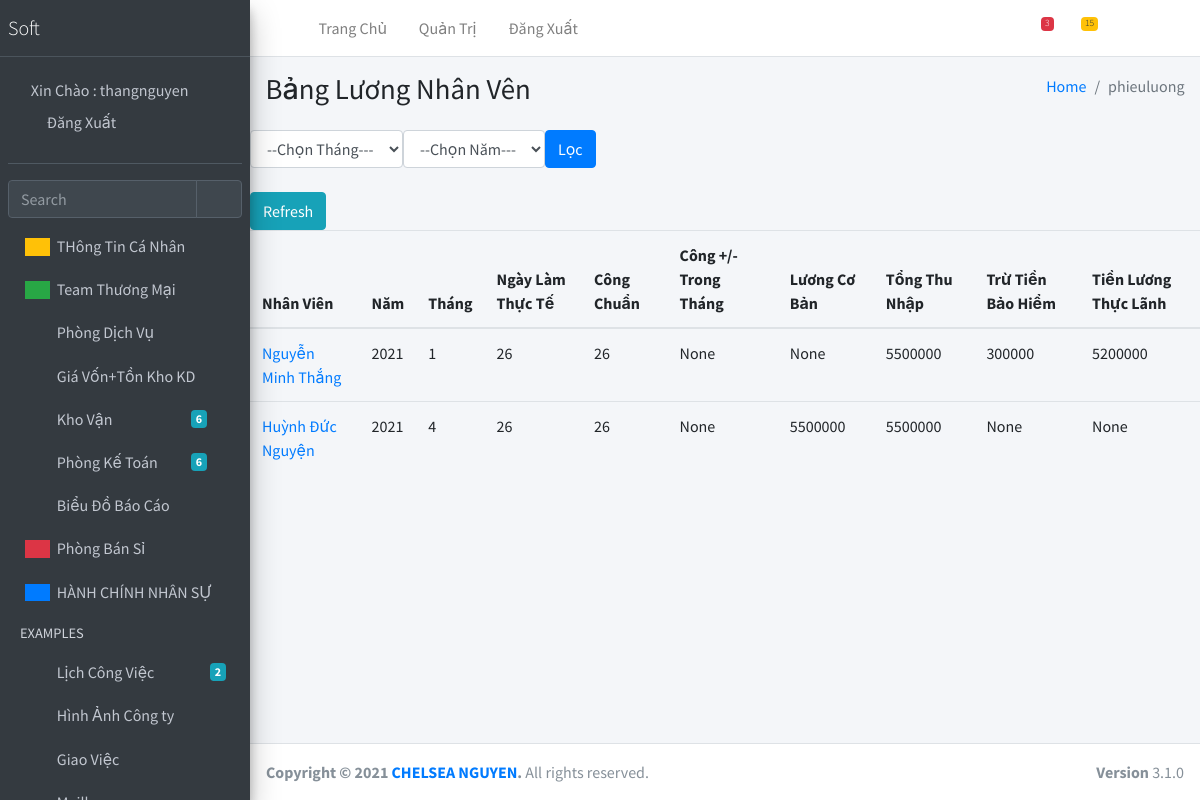
Screenshot of /phieu-luong-upload/ (signed in) with the database file from the repository.
### qlns/models.py (models this page shows, shortened)
class Phieuluong_upload(models.Model):
    nhanvien = models.ForeignKey(Nhanvien,on_delete=models.CASCADE)
    thang = models.CharField(default='',null=True, blank=True, max_length=255)
    nam = models.CharField(default='',null=True, blank=True, max_length=255)
    ngaylamthucte = models.CharField(default='', null=True, blank=True,max_length=255)
    congchuan = models.CharField(default='', null=True, blank=True,max_length=255)
    congthembot = models.CharField(default='',null=True, blank=True, max_length=255)
    luongcoban = models.CharField(default='',null=True, blank=True, max_length=255)
    phucap = models.CharField(default='',null=True, blank=True, max_length=255)
    tiendienthoai = models.CharField(default='', null=True, blank=True,max_length=255)
    tienxang = models.CharField(default='', null=True, blank=True,max_length=255)
    tiencom = models.CharField(default='',null=True, blank=True, max_length=255)
    luongtrachnhiem = models.CharField(default='',null=True, blank=True, max_length=255)
    tiendienthoaihotro = models.CharField(default='',null=True, blank=True, max_length=255)
    ngaynghikhongpep = models.CharField(default='',null=True, blank=True, max_length=255)
    truluongnghikhongphep = models.CharField(default='', null=True, blank=True,max_length=255)
    hotrobaohiemtrongluong = models.CharField(default='', null=True, blank=True,max_length=255)
    luoncnx2 = models.CharField(default='', null=True, blank=True,max_length=255)
    tongthunhap = models.CharField(default='', null=True, blank=True,max_length=255)
    trutienunggiuathang = models.CharField(default='',null=True, blank=True, max_length=255)
    trutienmatunggiuathang = models.CharField(default='', null=True, blank=True,max_length=255)
    trutiendienthoaicongtytraho = models.CharField(default='',null=True, blank=True, max_length=255)
    trunotrongthang = models.CharField(default='',null=True, blank=True, max_length=255)
    trubaohiem = models.CharField(default='', null=True, blank=True,max_length=255)
    trutienphat = models.CharField(default='',null=True, blank=True, max_length=255)
    truluongluyke = models.CharField(default='', null=True, blank=True,max_length=255)
    tienluongthuclanhcuoithang = models.CharField(default='',null=True, blank=True, max_length=255)
    nothangtruoc = models.CharField(default='', null=True, blank=True,max_length=255)
    muonnothangnay = models.CharField(default='', null=True, blank=True,max_length=255)
    trunotrongluong = models.CharField(default='',null=True, blank=True, max_length=255)
    thunotienmat = models.CharField(default='', null=True, blank=True, max_length=255)
    noconluanchuyensangthangsau = models.CharField(default='',null=True, blank=True, max_length=255)
    created_at = models.DateTimeField(auto_now_add=True)
    updated_at = models.DateTimeField(auto_now=True)
    class Meta:
        verbose_name = " UPLOAD PHIẾU LƯƠNG"
        verbose_name_plural = 'UPLOAD PHIẾU LƯƠNG'

class Nhanvien(models.Model):
    manv = models.CharField(default='',unique=True,max_length=255,verbose_name='Mã Nhân Viên')
    username = models.OneToOneField(User,on_delete=models.CASCADE,verbose_name='Tài Khoản Nhân Viên')
    tennv = models.CharField(default='', max_length=255, verbose_name='Họ Tên Nhân Viên')
    gioitinh = models.BooleanField(default='',verbose_name='Check - Nếu là nam')
    ngaysinh =models.DateField(verbose_name='Ngày Sinh')
    diachi = models.CharField(default='', max_length=255, verbose_name='Địa chỉ thường trú')
    quequan =models.CharField(default='', max_length=255, verbose_name='Quê Quán')
    cmnd = models.CharField(default='', max_length=12, verbose_name='CCID')
    cmnd_1 =models.ImageField(default='',null=True, blank=True,upload_to='img/', verbose_name='Ảnh mặt trước CCID')
    cmnd_2 =models.ImageField(default='',null=True, blank=True, upload_to='img/', verbose_name='Ảnh mặt sau CCID')
    avatar = models.ImageField(default='',null=True, blank=True, upload_to='img/', verbose_name='Ảnh chân dung')
    sdt = models.CharField(default='', unique=True, max_length=255, verbose_name='Số Điện Thoại')
    line= models.CharField(default='', max_length=255, verbose_name='Line nội bộ')
    email =models.CharField(default='',unique=True, null=True,blank=True ,max_length=255, verbose_name='Email')
    phongban = models.ForeignKey(Phongban,default='',null=True,blank=True,on_delete=models.CASCADE)
    tinhtrangcongviec = models.BooleanField(default='1',verbose_name='Check --- (nếu nhân viên chính thức) ')
    chuky1 =models.FileField(blank=True,null=True,verbose_name='Upload chữ ký 1 ')
    chuky2 = models.FileField(blank=True, null=True, verbose_name='Upload chữ ký 2 ')
    created_at = models.DateTimeField(auto_now_add=True)
    updated_at = models.DateTimeField(auto_now=True)
    class Meta:
        verbose_name = "NHÂN VIÊN"
        verbose_name_plural = 'NHÂN VIÊN'
    def __str__(self):
        return self.tennv

### qlns/views.py (the view, shortened to what this page needs)
# urls.py: path('phieu-luong-upload/',Phieuluongupload.as_view(), name='phieuluongupload'),
class Phieuluongupload(LoginRequiredMixin,View):
    login_url = 'login/'
    def get(self,request):
        pl = Phieuluong_upload.objects.all()
        context ={
            'pl':pl,
            'thang':[1,2,3,4,5,6,7,8,9,10,11,12],
            'nam':[2021,2022,2023],
        }
        return render(request,'phieuluongupload.html',context)

### templates/phieuluongupload.html (shortened to what this page needs)
{% extends 'base.html'%}
{%load static%}
 {% block cssnhanvien %}
  <link rel="stylesheet" href="{% static 'plugins/datatables-bs4/css/dataTables.bootstrap4.min.css'%}">
  <link rel="stylesheet" href="{% static 'plugins/datatables-responsive/css/responsive.bootstrap4.min.css'%}">
  <link rel="stylesheet" href="{% static 'plugins/datatables-buttons/css/buttons.bootstrap4.min.css'%}">
  <link rel="stylesheet" href="{% static 'dist/css/adminlte.min.css'%}">
  {%endblock%}
{% block phieuluongnhanvien%}
<div class="content-wrapper">
    <section class="content-header">
      <div class="container-fluid">
        <div class="row mb-2">
          <div class="col-sm-6">
            <h1>Bảng  Lương Nhân Vên</h1>
          </div>
          <div class="col-sm-6">
            <ol class="breadcrumb float-sm-right">
              <li class="breadcrumb-item"><a href="#">Home</a></li>
              <li class="breadcrumb-item active">phieuluong</li>
            </ol>
          </div>
        </div>
      </div>
    </section>
    <section>
         <form  method="post" class="form-inline" role="form">
              <div class="form-group">
                  <select name="thang" id="input" class="form-control"  required="required">
                         <option>--Chọn Tháng---</option>
                   </select>
                   <select name="nam" id="input" class="form-control"  required="required">
                        <option>--Chọn Năm---</option>
                   </select>
              </div>
              <button type="submit" name="filter"  class="btn btn-primary">Lọc</button>
         </form><br>
         <button type="submit" class="btn btn-info" onClick="refreshPage()">Refresh</button><br>
    </section>
    <section>
    <table class="table table-border table-responsive table-inverse">
              <thead>
                   <tr >
                    <th >Nhân Viên</th>
                    <th>Năm</th>
                    <th>Tháng</th>
                    <th>Ngày Làm Thực Tế </th>
                    <th>Công Chuẩn  </th>
                    <th>Công +/- Trong Tháng </th>
                    <th>Lương Cơ Bản</th>
                     <th>Tổng Thu Nhập</th>
                    <th>Trừ Tiền Bảo Hiểm</th>
                    <th>Tiền Lương Thực Lãnh </th>
                   </tr>
              </thead>
              <tbody>
               {% for item in pl%}
                   <tr>
                        <td><a methods="post" href="{% url 'xemphieuluong' item.id%}">{{item.nhanvien}}</a></td>
                        <td>{{item.nam}}</td>
                        <td>{{item.thang}}</td>
                        <td>{{item.ngaylamthucte}}</td>
                        <td>{{item.congchuan}}</td>
                        <td>{{item.congthembot}}</td>
                        <td>{{item.luongcoban}}</td>
                        <td>{{item.tongthunhap}}</td>
                        <td>{{item.trubaohiem}}</td>
                        <td>{{item.tienluongthuclanhcuoithang}}</td>
                   </tr>
                   {%endfor%}
              </tbody>
         </table>
    </section>
   </div>
{%endblock%}

### templates/base.html (shortened to what this page needs)
{%load static%}
<!DOCTYPE html>
<html lang="en">
<head>
  <link rel="stylesheet" href="{% static 'plugins/fontawesome-free/css/all.min.css'%}">
  <link rel="stylesheet" href="{% static 'https://code.ionicframework.com/ionicons/2.0.1/css/ionicons.min.css'%}">
  <link rel="stylesheet" href="{% static 'plugins/tempusdominus-bootstrap-4/css/tempusdominus-bootstrap-4.min.css'%}">
  <link rel="stylesheet" href="{% static 'plugins/icheck-bootstrap/icheck-bootstrap.min.css'%}">
  <link rel="stylesheet" href="{% static 'plugins/jqvmap/jqvmap.min.css'%}">
  <link rel="stylesheet" href="{% static 'dist/css/adminlte.min.css'%}">
  <link rel="stylesheet" href="{% static 'plugins/overlayScrollbars/css/OverlayScrollbars.min.css'%}">
  <link rel="stylesheet" href="{% static 'plugins/daterangepicker/daterangepicker.css'%}">
  <link rel="stylesheet" href="{% static 'plugins/summernote/summernote-bs4.min.css'%}">
  {% block cssnhanvien %}
  {%endblock%}
</head>
<body class="hold-transition sidebar-mini layout-fixed">
<div class="wrapper">
  <nav class="main-header navbar navbar-expand navbar-white navbar-light">
    <ul class="navbar-nav">
      <li class="nav-item">
        <a class="nav-link" data-widget="pushmenu" href="#" role="button"><i class="fas fa-bars"></i></a>
      </li>
      <li class="nav-item d-none d-sm-inline-block">
        <a href="{% url 'index' %}" class="nav-link">Trang Chủ</a>
      </li>
      <li class="nav-item d-none d-sm-inline-block">
        <a href="admin/" class="nav-link">Quản Trị</a>
      </li>
       <li class="nav-item d-none d-sm-inline-block">
        <a href="{% url 'logout' %}" class="nav-link">Đăng Xuất</a>
      </li>
    </ul>
    <ul class="navbar-nav ml-auto">
      <li class="nav-item">
        <a class="nav-link" data-widget="navbar-search" href="#" role="button">
          <i class="fas fa-search"></i>
        </a>
      </li>
      <li class="nav-item dropdown">
        <a class="nav-link" data-toggle="dropdown" href="#">
          <i class="far fa-comments"></i>
          <span class="badge badge-danger navbar-badge">3</span>
        </a>
      </li>
      <li class="nav-item dropdown">
        <a class="nav-link" data-toggle="dropdown" href="#">
          <span class="badge badge-warning navbar-badge">15</span>
        </a>
      </li>
      <li class="nav-item">
        <a class="nav-link" data-widget="fullscreen" href="#" role="button">
          <i class="fas fa-expand-arrows-alt"></i>
        </a>
      </li>
      <li class="nav-item">
        <a class="nav-link" data-widget="control-sidebar" data-slide="true" href="#" role="button">
          <i class="fas fa-th-large"></i>
        </a>
      </li>
    </ul>
  </nav>
  <aside class="main-sidebar sidebar-dark-primary elevation-4">
    <a href="{% url 'index' %}" class="brand-link">
      <span class="brand-text font-weight-light">Soft </span>
    </a>
    <div class="sidebar">
      <div class="user-panel mt-3 pb-3 mb-3 d-flex">
        <div class="image">
        </div>
        <div class="info">
          <a href="#" class="d-block">Xin Chào  : {{user.username}}</a>
          <a href="{% url 'logout' %}" class="nav-link">Đăng Xuất</a>
        </div>
      </div>
      <div class="form-inline">
        <div class="input-group" data-widget="sidebar-search">
          <input class="form-control form-control-sidebar" type="search" placeholder="Search" aria-label="Search">
          <div class="input-group-append">
            <button class="btn btn-sidebar">
              <i class="fas fa-search fa-fw"></i>
            </button>
          </div>
        </div>
      </div>
      <nav class="mt-2">
        <ul class="nav nav-pills nav-sidebar flex-column" data-widget="treeview" role="menu" data-accordion="false">
               <li class="nav-item">
            <a href="#" class="nav-link">
              <i class="nav-icon fas fa-copy info-box-icon bg-warning "></i>
              <p>
                THông Tin Cá Nhân
                <i class="fas fa-angle-left right"></i>
              </p>
            </a>
          </li>
           <li class="nav-item">
            <a href="#" class="nav-link">
              <i class="nav-icon fas fa-copy info-box-icon bg-success"></i>
              <p>
                Team Thương Mại
                <i class="fas fa-angle-left right"></i>
              </p>
            </a>
          </li>
          <li class="nav-item">
            <a href="#" class="nav-link">
              <i class="nav-icon fas fa-copy"></i>
              <p>
                Phòng Dịch Vụ
                <i class="fas fa-angle-left right"></i>
              </p>
            </a>
          </li>
           <li class="nav-item">
            <a href="#" class="nav-link">
              <i class="nav-icon fas fa-copy"></i>
              <p>
                Giá Vốn+Tồn Kho KD
                <i class="fas fa-angle-left right"></i>
              </p>
            </a>
          </li>
          <li class="nav-item">
            <a href="#" class="nav-link">
              <i class="nav-icon fas fa-copy"></i>
              <p>
                Kho Vận
                <i class="fas fa-angle-left right"></i>
                <span class="badge badge-info right">6</span>
              </p>
            </a>
          </li>
          <li class="nav-item">
            <a href="#" class="nav-link">
              <i class="nav-icon fas fa-copy"></i>
              <p>
                Phòng Kế Toán
                <i class="fas fa-angle-left right"></i>
                <span class="badge badge-info right">6</span>
              </p>
            </a>
          </li>
          <li class="nav-item">
            <a href="#" class="nav-link">
              <i class="nav-icon fas fa-chart-pie"></i>
              <p>
                Biểu Đồ Báo Cáo
                <i class="right fas fa-angle-left"></i>
              </p>
            </a>
          </li>
          <li class="nav-item">
            <a href="#" class="nav-link">
              <i class="nav-icon fas fa-tree info-box-icon bg-red"></i>
              <p>
                Phòng Bán Sỉ
                <i class="fas fa-angle-left right"></i>
              </p>
            </a>
          </li>
          <li class="nav-item">
            <a href="#" class="nav-link">
              <i class="nav-icon fas fa-edit  info-box-icon bg-blue"></i>
              <p>
                HÀNH CHÍNH NHÂN SỰ
                <i class="fas fa-angle-left right"></i>
              </p>
            </a>
          </li>
          <li class="nav-header">EXAMPLES</li>
          <li class="nav-item">
            <a href="#" class="nav-link">
              <i class="nav-icon far fa-calendar-alt"></i>
              <p>
                Lịch Công Việc
                <span class="badge badge-info right">2</span>
              </p>
            </a>
          </li>
          <li class="nav-item">
            <a href="#" class="nav-link">
              <i class="nav-icon far fa-image"></i>
              <p>
                Hình Ảnh Công ty
              </p>
            </a>
          </li>
          <li class="nav-item">
            <a href="#" class="nav-link">
              <i class="nav-icon fas fa-columns"></i>
              <p>
                Giao Việc
              </p>
            </a>
          </li>
          <li class="nav-item">
            <a href="#" class="nav-link">
              <i class="nav-icon far fa-envelope"></i>
              <p>
                <i class="fas fa-angle-left right"></i>
              </p>
            </a>
          </li>
        </ul>
      </nav>
    </div>
  </aside>
{% block phieuluongnhanvien%}
{%endblock%}
  <footer class="main-footer">
    <strong>Copyright &copy; 2021 <a href="https://zalo.me/0979754485">CHELSEA NGUYEN</a>.</strong>
    All rights reserved.
    <div class="float-right d-none d-sm-inline-block">
      <b>Version</b> 3.1.0
    </div>
  </footer>
</div>
</body>
</html>

### rows the page displays
Phieuluong_upload: nhanvien "Nguyễn Minh Thắng", nam "2021", thang "1", ngaylamthucte "26", congchuan "26", congthembot "None", luongcoban "None", tongthunhap "5500000", trubaohiem "300000", tienluongthuclanhcuoithang "5200000"
Phieuluong_upload: nhanvien "Huỳnh Đức Nguyện", nam "2021", thang "4", ngaylamthucte "26", congchuan "26", congthembot "None", luongcoban "5500000", tongthunhap "5500000", trubaohiem "None", tienluongthuclanhcuoithang "None"

### other values shown
{{ user.username }} "thangnguyen"
